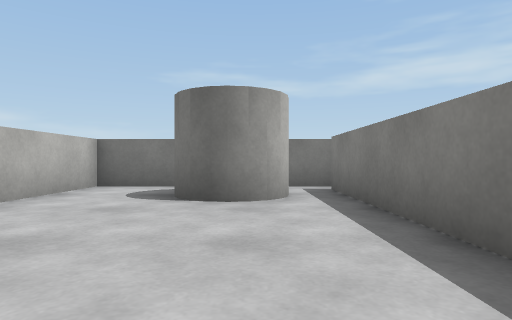
View 1 (above)

24 first-person views from a walk through a Unity game level. The camera is 0.59 m above the floor, looks level and sees 75° across. The floor is counted in squares, 1 m on a side. Each view is taken from the middle of a square. On the plan, view 1 faces up. The plan holds only what a view shows up to about 9 squares ahead; the rest is blank. The place goes on beyond the plan. The player is left out. Surface patterns are stand-ins for the level's own textures.

View 2
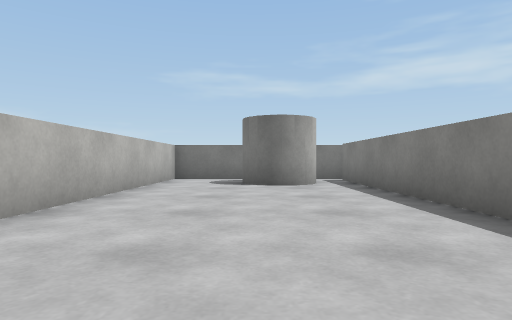

View 3
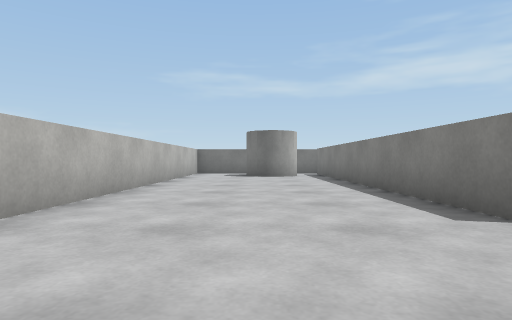

View 4
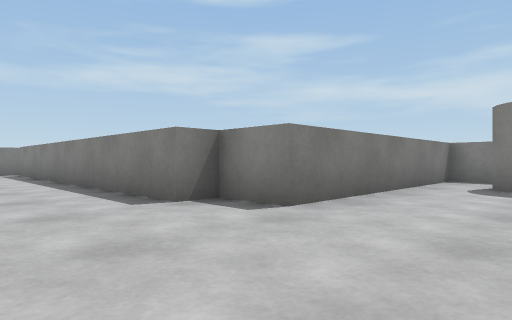

View 5
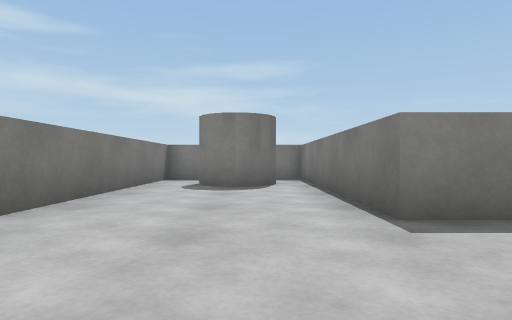

View 6
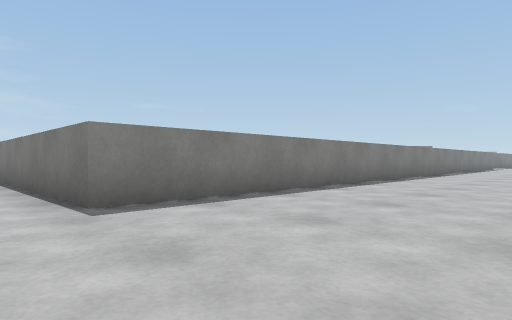

View 7
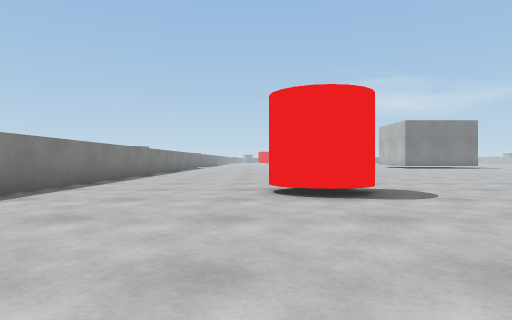

View 8
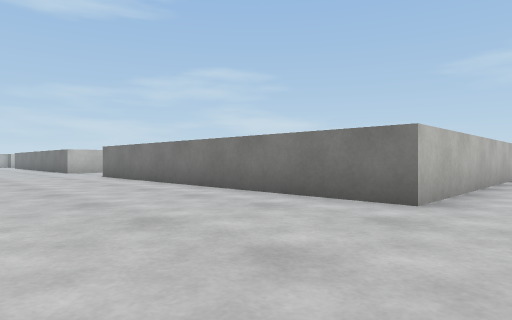

View 9
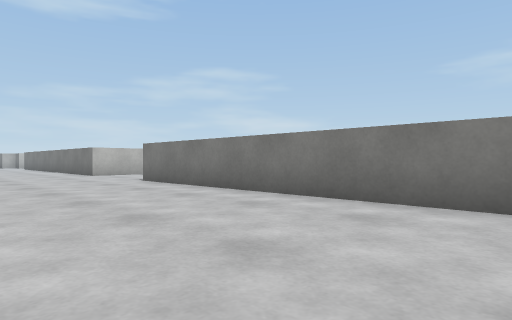

View 10
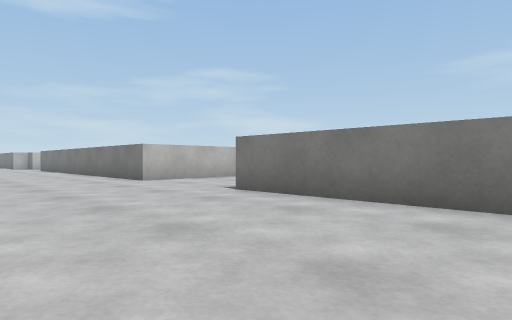

View 11
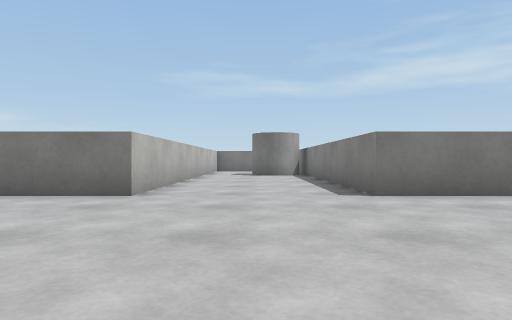

View 12
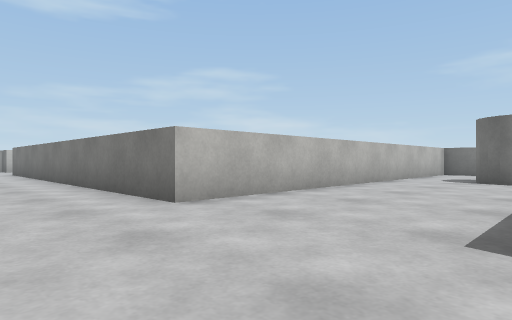

View 13
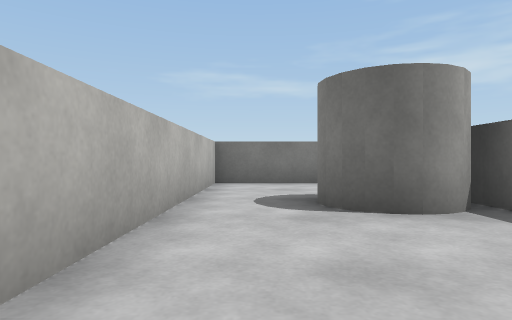

View 14
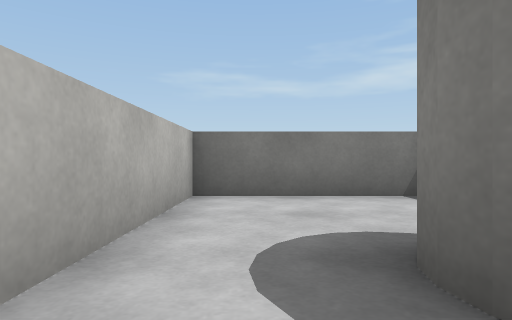

View 15
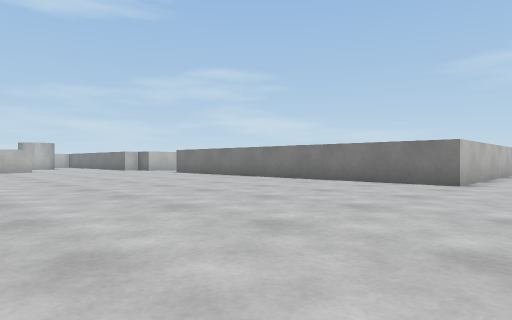

View 16
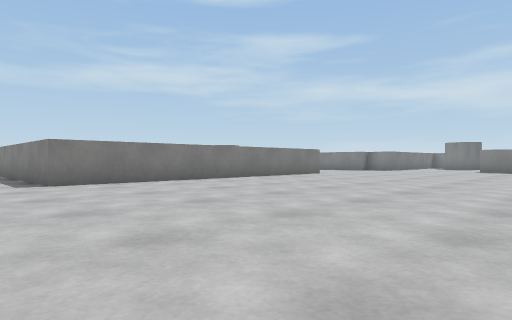

View 17
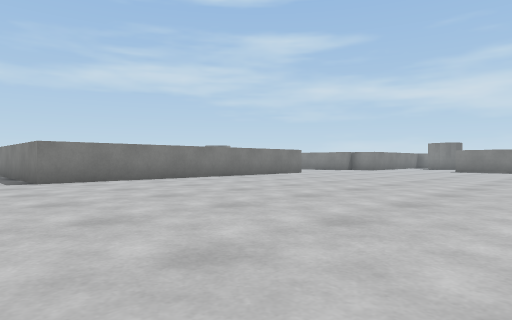

View 18
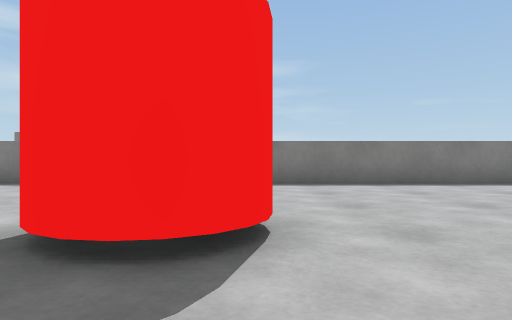

View 19
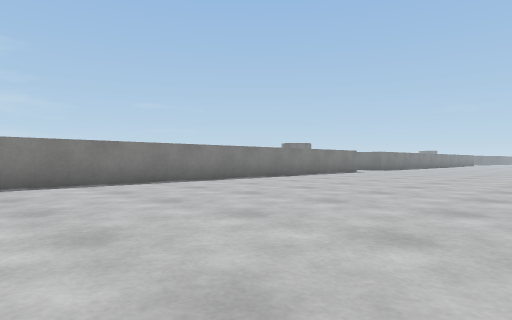

View 20
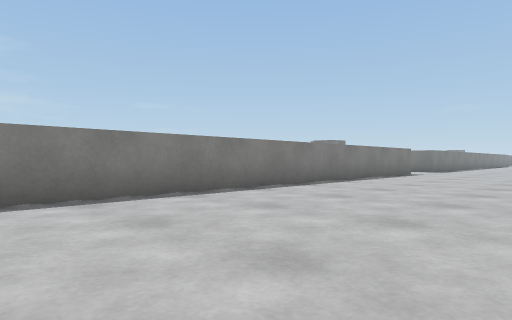

View 21
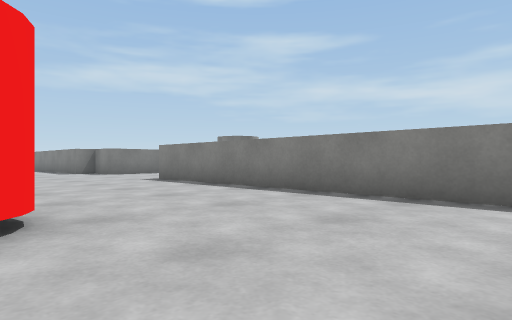

View 22
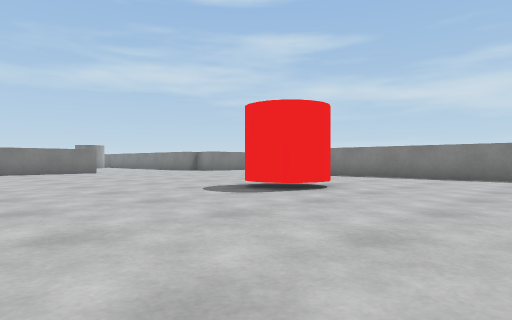

View 23
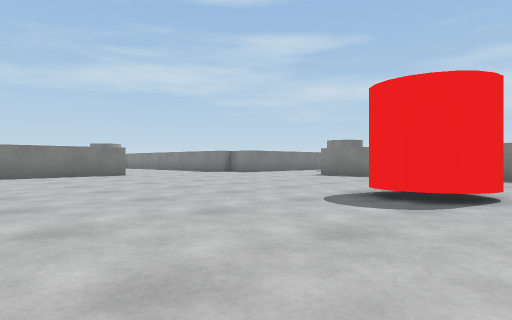

View 24
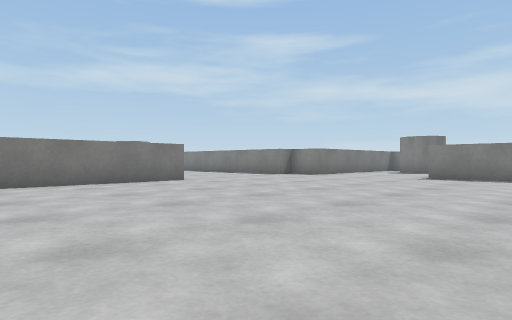

### Floor plan
Key: @ floor where view 1 was taken; # wall or solid block; . floor; ^ raised ledge.
Columns run from 22 left of view 1 to 9 right of it. Each row starts with its distance up from view 1.
  8     ^^^^^         ^^^  ^^
  7     ^...          ^..  ..
  6     ^...          ^..##.^
  5     ^...          ^..##.^
  4     ^.# ^         ^.....^
  3     ^.##^         ^.....^
  2     ^...^         ^.....^
  1     ^...          ^.....^
  0     ^...          ^...@.^
 -1     ^...^         ^.....^
 -2     ^...^         ^.....^
 -3     ^...^         ^.....^
 -4 ^^^^^...^^^^^^^^^^^.....^
 -5 .........................^^^^^^^
 -6 ...............................^
 -7 .............................#
 -8 .............................#
 -9 ...............................^
-10 .........................^^^^^^
-11 .........................^
-12 .........................^
-13   .......................^
-14       .....  ............^
-15              .....##.....^
-16              .....##.....^
-17              ............^
-18              ............^
-19              ............^
-20              ............^
-21                 .........^
-22                 .........^
-23                  ........^
-24                  ........^
-25                  ........^
-26                  ........^

Where each view was taken, in squares from view 1:
view 1: 0 up, 0 right, facing up
view 2: 3 down, 1 left, facing up
view 3: 7 down, 1 left, facing up
view 4: 8 down, 1 left, facing up-right
view 5: 8 down, 1 left, facing right
view 6: 8 down, 2 left, facing down-right
view 7: 9 down, 2 left, facing down
view 8: 9 down, 2 left, facing up-left
view 9: 9 down, 5 left, facing up-left
view 10: 9 down, 9 left, facing up-left
view 11: 10 down, 16 left, facing up
view 12: 7 down, 14 left, facing up-left
view 13: 1 down, 17 left, facing up
view 14: 2 up, 17 left, facing up
view 15: 13 down, 16 left, facing up-left
view 16: 13 down, 16 left, facing up-right
view 17: 14 down, 16 left, facing up-right
view 18: 16 down, 6 left, facing right
view 19: 18 down, 6 left, facing down-right
view 20: 19 down, 3 left, facing down-right
view 21: 19 down, 3 left, facing up-right
view 22: 20 down, 9 left, facing up-right
view 23: 17 down, 9 left, facing up-right
view 24: 13 down, 9 left, facing up-right
